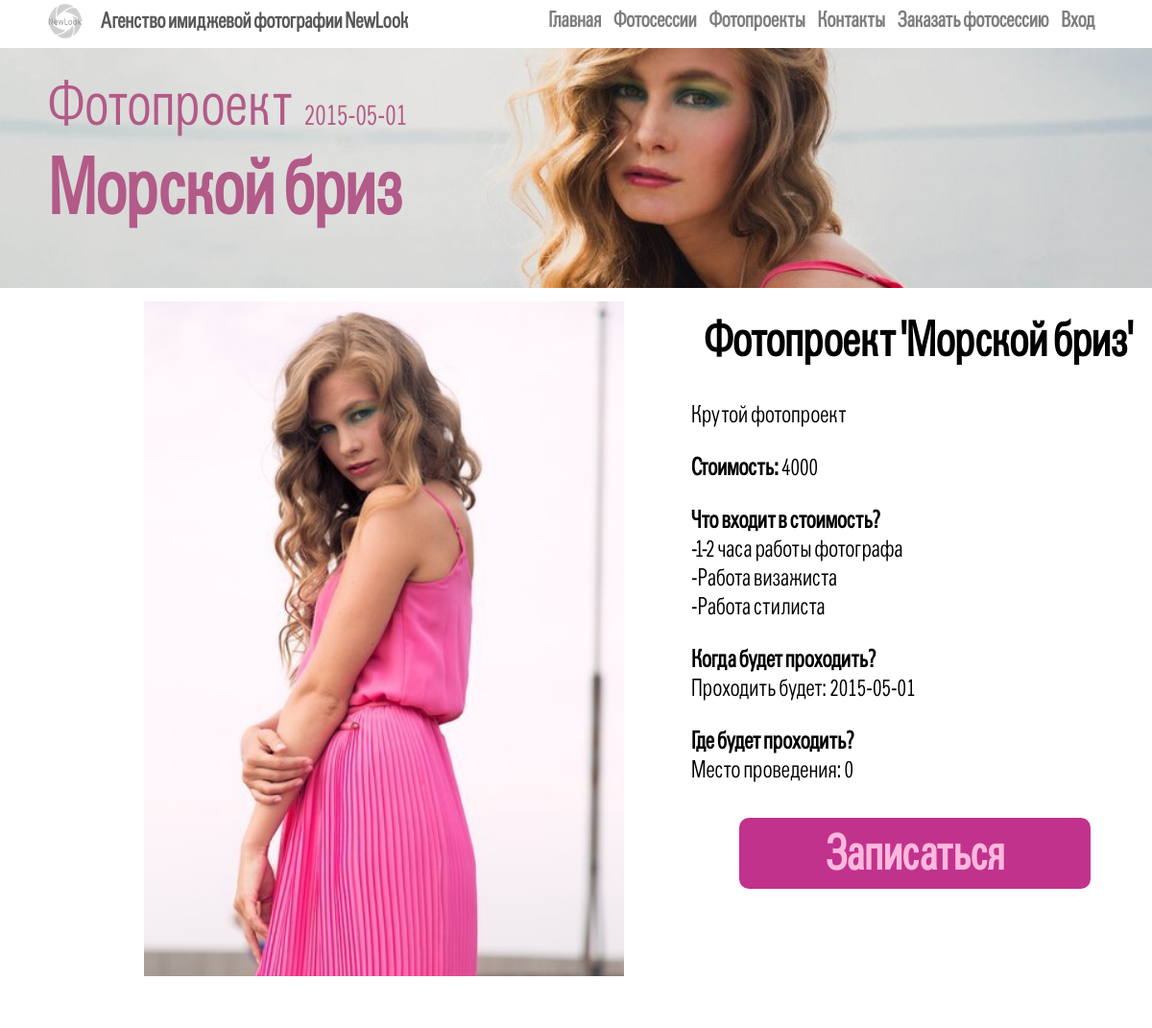
Page /projects/project.php?id=1 on the committed database.
### tables this page shows
CREATE TABLE IF NOT EXISTS `photoproject` (
  `id_project` int(10) NOT NULL AUTO_INCREMENT,
  `name_folder` varchar(15) NOT NULL,
  `name_project` varchar(30) NOT NULL,
  `date_start` date NOT NULL,
  `date_over` date NOT NULL,
  `about_project` varchar(3000) NOT NULL,
  `price` int(10) NOT NULL,
  `makeup` tinyint(1) NOT NULL,
  `hairstylist` tinyint(1) NOT NULL,
  `florist` tinyint(1) NOT NULL,
  `id_location` int(10) NOT NULL,
  `color` varchar(7) NOT NULL,
  `color_butt_txt` varchar(7) NOT NULL,
  `color_butt` varchar(7) NOT NULL,
  PRIMARY KEY (`id_project`)
);

### projects/project.php (the view, shortened to what this page needs)
<html>
<head>
	<link rel="stylesheet" type="text/css" href="../css/style_project.css">
	<link rel="stylesheet" type="text/css" href="../css/style.css">
	<link rel="stylesheet" type="text/css" href="../css/slider.css">
</head>
<body>
	<?
		$label = 'id';
		$id = false;
		if (  !empty( $_GET[ $label ] )  )
			{
			  $id = $_GET[ $label ];
			}
		$request= "SELECT id_project, name_folder, name_project, date_start, date_over, about_project, price, makeup, hairstylist, florist, id_location, color, color_butt, color_butt_txt FROM photoproject WHERE id_project=".$id;
		$result=mysql_query($request);
	while($row=mysql_fetch_array($result)){
			if($row['color']==NULL){ $color='000000';}
				 else($color=$row['color']);
			if($row['color_butt_txt']==NULL) $color_butt_txt='FFFFFF';
				else($color_butt_txt=$row['color_butt_txt']);
			if($row['color_butt']==NULL) $color_butt=$row['color'];
				else($color_butt=$row['color_butt']);
			echo "<img class='top_photo' src='".$row['name_folder']."/top_photo.jpg'>";
			echo "<h1 class='project_h1' style='color:#".$color.";'>Фотопроект <font class='project_p'> ".$row['date_start']."</font></h1>";
			echo "<h2 class='project_h2' style='color:#".$color.";'>".$row['name_project']."</h2>";
			echo "<div class='project_part_2'>";
			echo "<div class='slider'><ul>";
			$slide = $row['name_folder'].'/slide1.jpg';
				if(file_exists($slide)==1) echo "<li><img src='".$row['name_folder']."/slide1.jpg' class='photo_sl' /></li>";
			echo "</ul></div>";
			echo "<div class='project_txt'>";
			echo "<h1 class='project_txt_h1'>Фотопроект '".$row['name_project']."'</h1> ";
			echo "<p>".$row['about_project']."</p>";
			echo "<p><b>Стоимость:</b> ".$row['price']."</p>";
			echo "<p><b>Что входит в стоимость?</b>
					<br>
					-1-2 часа работы фотографа <br>";
			if($row['makeup']=='1') echo ("-Работа визажиста <br>");
			if($row['hairstylist']=='1') echo("-Работа стилиста <br>");
			echo "</p>";
			echo "<p><b>Когда будет проходить? </b><br>";
			echo "Проходить будет: ".$row['date_start']."</p>";
			echo "<p><b>Где будет проходить?  </b><br>";
			echo "Место проведения: ".$row['id_location']."</p><br>";
			echo "<input type='submit' class='project_button' style='color: #".$color_butt_txt."; background-color:#".$color_butt."' value='Записаться'>";
			echo "</div></div>";
	}
?>
</body>
</html>

### css/style_project.css (style rules this page uses)
.top_photo { position: absolute; min-width: 1300px; width:100%; margin-top: -20px; z-index: -999; }
.project_h1 { margin-top: 70px; margin-left: 50px; font-size: 4em; color: #000000; margin-bottom: 0px; font-weight: normal; }
.project_p { margin-left: 5px; margin-bottom: 0px; font-size: 30px; font-weight: normal; }
.project_h2 { margin-left: 50px; margin-bottom: 0px; margin-top: 0px; font-size: 80px; color: #000000; }
.project_txt { position: absolute; left: 720px; top: 290px; width: 473px; vertical-align: top; font-size: 25px; }
.project_txt_h1 { text-align: center; }
.project_button { background-color: #000000; font-size: 50px; font-family: GroticCn; color: white; border: 0 solid white; border-radius:10px; padding: 7px 90px 7px 90px; font-weight: bold; text-align: center; margin-left: 50px; margin-top: -20px; opacity: 0.8; transition: 1s; margin-bottom: 70px; }
input { outline: none; }

### css/style.css (style rules this page uses)
a { text-decoration: none; }
body { background: white; margin: 0px; font-family: GroticCn; }
a { color: black; }
#header { background: #FFFFFF; opacity: 0.8; position:fixed; top: 0px; width: 100%; height: 45px; min-width: 1200px; z-index: 999; }
.logo { width: 36px; height: 36px; margin-left: 50px; margin-top: 4px; }
.header_logo_text { font-family: GroticCn; color: #595858; margin-left: 105px; margin-top: -32px; font-size: 1.4em; }
.text_menu { transition: 1s; opacity: 0.5; }
.text_menu_2 { transition: 0s; margin-right: 10px; }
.menu { text-align:right; margin-top: -43px; font-weight: bold; margin-right: 50px; }
.slider { width:100%; min-width:1200px; }
input { outline: none; }

### css/slider.css (style rules this page uses)
.photo_sl { height: 750px; width: 500px; }
.slider { z-index: 9; min-width: 400px; overflow: hidden; margin: 0 0 7px; position: relative; left: 150px; margin-top: 70px; height: 750px; width: 500px; }
.slider ul, .slider li { padding: 0; margin: 0; list-style-type: none; }
.slider ul { width: 9999px; }
.slider ul li { list-style-type: none; float: left; height: 750px; width: 500px; }

### rows in the picture
photoproject: name_folder (picture), date_start "2015-05-01", name_project "Морской бриз", about_project "Крутой фотопроект", price "4000", makeup "-Работа визажиста", hairstylist "-Работа стилиста", id_location "0"
